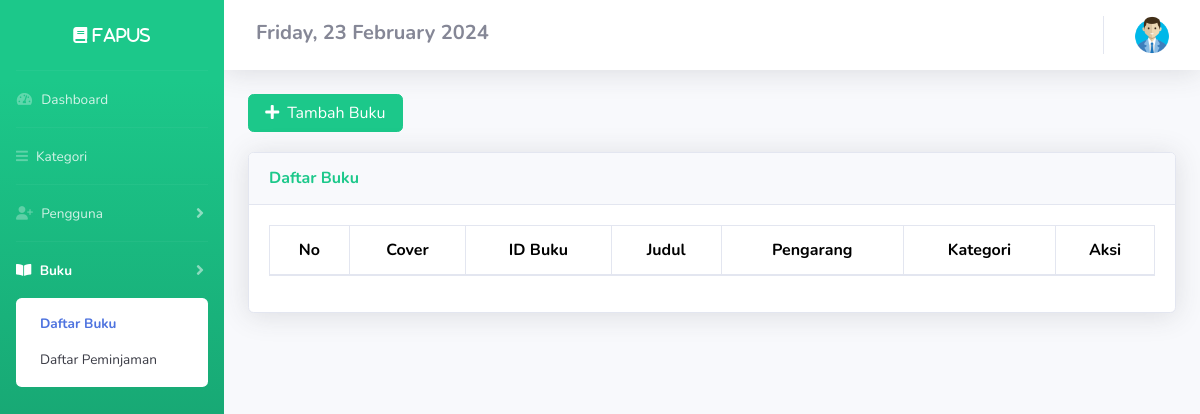
/DashboardAdmin/buku.php (signed in), run on an earlier commit of the app's database.
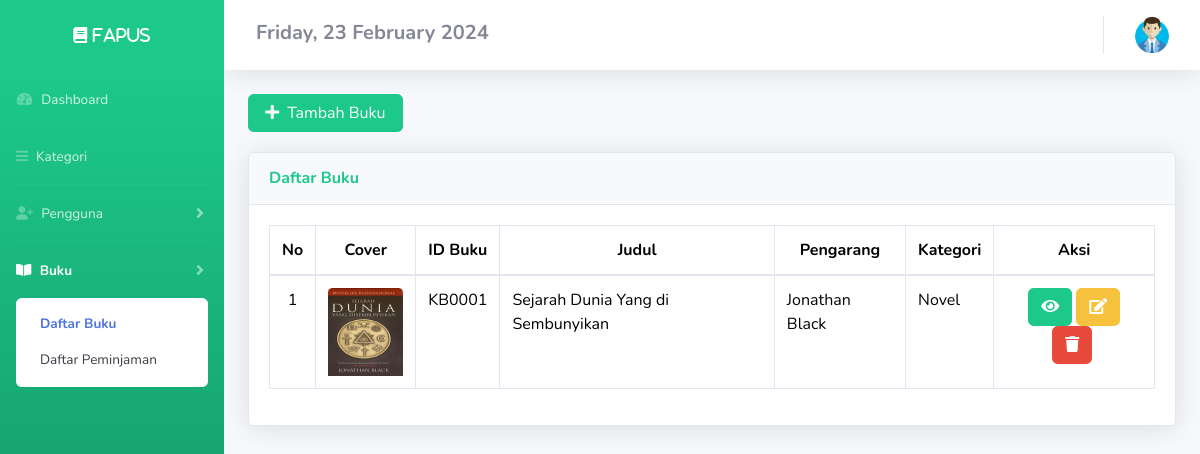
And on a later commit of the database.
### tables this page shows
CREATE TABLE `buku` (
  `cover` varchar(255) NOT NULL,
  `id_buku` varchar(25) NOT NULL,
  `kategori` varchar(255) NOT NULL,
  `judul` varchar(255) NOT NULL,
  `pengarang` varchar(255) NOT NULL,
  `penerbit` varchar(255) NOT NULL,
  `thn_terbit` date NOT NULL,
  `jml_halaman` int(11) NOT NULL,
  `deskripsi` text NOT NULL,
  `isi_buku` varchar(250) NOT NULL
);

### config/config.php (called while the page is built, shortened)
<?php
$host = "127.0.0.1";
$username = "root";
$password = "";
$database_name = "fapus";
$connection = mysqli_connect($host, $username, $password, $database_name);
function queryReadData($dataKategori)
{
  global $connection;
  $result = mysqli_query($connection, $dataKategori);
  $items = [];
  while ($item = mysqli_fetch_assoc($result)) {
    $items[] = $item;
  }
  return $items;
}

### DashboardAdmin/buku.php (the view, shortened to what the changed rows need)
<?php
include "../config/config.php";
$databuku = queryReadData("SELECT * FROM buku order by id_buku desc");
?>
<!DOCTYPE html>
<html lang="en">
<head>
    <link href="https://cdn.jsdelivr.net/npm/bootstrap@5.3.2/dist/css/bootstrap.min.css" rel="stylesheet">
    <link href="../assets2/vendor/fontawesome-free/css/all.min.css" rel="stylesheet" type="text/css">
    <link href="../assets2/css/sb-admin-2.min.css" rel="stylesheet">
    <link href="../assets2/vendor/datatables/dataTables.bootstrap4.min.css" rel="stylesheet">
</head>
<body id="page-top">
    <div id="wrapper">
        <div id="content-wrapper" class="d-flex flex-column">
            <div id="content">
                <div class="container-fluid">
                    <div class="card shadow mb-4">
                        <div class="card-body">
                            <div class="table-responsive">
                                <table class="table table-bordered" id="dataTable" width="100%" cellspacing="0">
                                    <thead>
                                        <tr align="center">
                                            <th>No</th>
                                            <th>Cover</th>
                                            <th>ID Buku</th>
                                            <th>Judul</th>
                                            <th>Pengarang</th>
                                            <th>Kategori</th>
                                            <th>Aksi</th>
                                        </tr>
                                    </thead>
                                    <tbody>
                                        <?php
                                        $no = 1;
                                        foreach ($databuku as $item) :
                                            $id_buku = $item['id_buku'];
                                        ?>
                                            <tr>
                                                <td align="center"><?php echo $no++ ?></td>
                                                <td><img src="../imgDB/<?= $item["cover"]; ?>" class="card-img-top" alt="coverBuku" style="width: 75px; height: 88px; aspect-ratio: 6/10;"></td>
                                                <td><?php echo $item['id_buku'] ?></td>
                                                <td><?php echo $item['judul'] ?></td>
                                                <td><?php echo $item['pengarang'] ?></td>
                                                <td><?php echo $item['kategori'] ?></td>
                                                <td align="center">
                                                    <a title="detail" class="btn btn-success" href="detail_buku.php?id=<?= $item['id_buku']; ?>"><i class="fas fa-eye"></i></a>
                                                    <a title="edit" class="btn btn-warning" data-bs-toggle="modal" data-bs-target="#myModalEdit<?= $id_buku; ?>"><i class="fas fa-edit"></i></a>
                                                    <a title="hapus" class="btn btn-danger" href="deleteBuku.php?id=<?= $item['id_buku']; ?>" onclick="return confirm('Anda yakin akan menghapus data ini?')"><i class="fas fa-trash"></i></a>&nbsp;
                                                </td>
                                            </tr>
                            </div>
                        </div>
                    </div>
                </div>
            <?php endforeach; ?>
            </tbody>
            </table>
            </div>
        </div>
    </div>
</body>
</html>

What changed in the data, as far as the page shows it:
added buku: cover (picture), id_buku "KB0001", judul "Sejarah Dunia Yang di Sembunyikan", pengarang "Jonathan Black", kategori "Novel"
